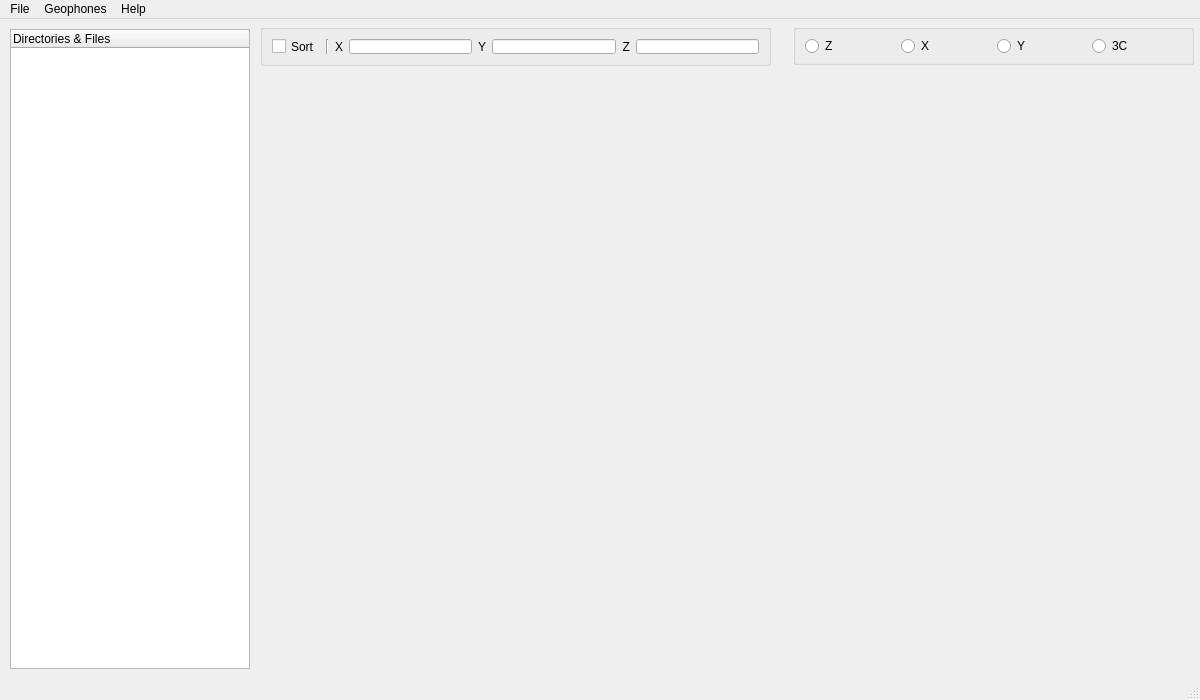
<?xml version="1.0" encoding="UTF-8"?>
<ui version="4.0">
 <class>WViewer</class>
 <widget class="QMainWindow" name="WViewer">
  <property name="geometry">
   <rect>
    <x>0</x>
    <y>0</y>
    <width>1200</width>
    <height>700</height>
   </rect>
  </property>
  <property name="sizePolicy">
   <sizepolicy hsizetype="MinimumExpanding" vsizetype="MinimumExpanding">
    <horstretch>0</horstretch>
    <verstretch>0</verstretch>
   </sizepolicy>
  </property>
  <property name="minimumSize">
   <size>
    <width>1200</width>
    <height>700</height>
   </size>
  </property>
  <property name="maximumSize">
   <size>
    <width>1200</width>
    <height>700</height>
   </size>
  </property>
  <property name="windowTitle">
   <string>MainWindow</string>
  </property>
  <widget class="QWidget" name="centralwidget">
   <widget class="QwtPlot" name="Plot3C">
    <property name="geometry">
     <rect>
      <x>260</x>
      <y>50</y>
      <width>930</width>
      <height>600</height>
     </rect>
    </property>
    <property name="minimumSize">
     <size>
      <width>930</width>
      <height>600</height>
     </size>
    </property>
    <property name="maximumSize">
     <size>
      <width>0</width>
      <height>0</height>
     </size>
    </property>
   </widget>
   <widget class="QTreeWidget" name="treeWidget">
    <property name="geometry">
     <rect>
      <x>10</x>
      <y>10</y>
      <width>240</width>
      <height>640</height>
     </rect>
    </property>
    <property name="minimumSize">
     <size>
      <width>240</width>
      <height>640</height>
     </size>
    </property>
    <property name="maximumSize">
     <size>
      <width>0</width>
      <height>0</height>
     </size>
    </property>
    <column>
     <property name="text">
      <string notr="true">Directories &amp; Files</string>
     </property>
    </column>
   </widget>
   <widget class="QGroupBox" name="groupBox">
    <property name="geometry">
     <rect>
      <x>793</x>
      <y>5</y>
      <width>401</width>
      <height>41</height>
     </rect>
    </property>
    <property name="title">
     <string/>
    </property>
    <layout class="QGridLayout" name="gridLayout_2">
     <item row="0" column="0">
      <layout class="QHBoxLayout" name="horizontalLayout_2">
       <item>
        <widget class="QRadioButton" name="rbtZ">
         <property name="text">
          <string>Z</string>
         </property>
        </widget>
       </item>
       <item>
        <widget class="QRadioButton" name="rbtX">
         <property name="text">
          <string>X</string>
         </property>
        </widget>
       </item>
       <item>
        <widget class="QRadioButton" name="rbtY">
         <property name="text">
          <string>Y</string>
         </property>
        </widget>
       </item>
       <item>
        <widget class="QRadioButton" name="rbt3C">
         <property name="text">
          <string>3C</string>
         </property>
        </widget>
       </item>
      </layout>
     </item>
    </layout>
   </widget>
   <widget class="QGroupBox" name="groupBox_2">
    <property name="geometry">
     <rect>
      <x>260</x>
      <y>5</y>
      <width>511</width>
      <height>42</height>
     </rect>
    </property>
    <property name="title">
     <string/>
    </property>
    <layout class="QGridLayout" name="gridLayout">
     <item row="0" column="0">
      <layout class="QHBoxLayout" name="horizontalLayout">
       <item>
        <widget class="QCheckBox" name="cbxSort">
         <property name="text">
          <string>Sort</string>
         </property>
        </widget>
       </item>
       <item>
        <widget class="Line" name="line">
         <property name="orientation">
          <enum>Qt::Vertical</enum>
         </property>
        </widget>
       </item>
       <item>
        <widget class="QLabel" name="label">
         <property name="text">
          <string>X</string>
         </property>
         <property name="alignment">
          <set>Qt::AlignRight|Qt::AlignTrailing|Qt::AlignVCenter</set>
         </property>
        </widget>
       </item>
       <item>
        <widget class="QLineEdit" name="edtX"/>
       </item>
       <item>
        <widget class="QLabel" name="label_2">
         <property name="text">
          <string>Y</string>
         </property>
         <property name="alignment">
          <set>Qt::AlignRight|Qt::AlignTrailing|Qt::AlignVCenter</set>
         </property>
        </widget>
       </item>
       <item>
        <widget class="QLineEdit" name="edtY"/>
       </item>
       <item>
        <widget class="QLabel" name="label_3">
         <property name="text">
          <string>Z</string>
         </property>
         <property name="alignment">
          <set>Qt::AlignRight|Qt::AlignTrailing|Qt::AlignVCenter</set>
         </property>
        </widget>
       </item>
       <item>
        <widget class="QLineEdit" name="edtZ"/>
       </item>
      </layout>
     </item>
    </layout>
   </widget>
  </widget>
  <widget class="QMenuBar" name="menubar">
   <property name="geometry">
    <rect>
     <x>0</x>
     <y>0</y>
     <width>1200</width>
     <height>21</height>
    </rect>
   </property>
   <widget class="QMenu" name="menuOpen">
    <property name="title">
     <string>File</string>
    </property>
    <addaction name="actionSelectDirectory"/>
   </widget>
   <widget class="QMenu" name="menuGeophones">
    <property name="title">
     <string>Geophones</string>
    </property>
    <addaction name="actionLoad"/>
   </widget>
   <widget class="QMenu" name="menuAbout">
    <property name="title">
     <string>Help</string>
    </property>
    <addaction name="actionAbout"/>
   </widget>
   <addaction name="menuOpen"/>
   <addaction name="menuGeophones"/>
   <addaction name="menuAbout"/>
  </widget>
  <widget class="QStatusBar" name="statusbar"/>
  <action name="actionSelectDirectory">
   <property name="icon">
    <iconset resource="resources.qrc">
     <normaloff>:/resources/open.png</normaloff>:/resources/open.png</iconset>
   </property>
   <property name="text">
    <string>Select Directory...</string>
   </property>
  </action>
  <action name="actionLoad">
   <property name="icon">
    <iconset resource="resources.qrc">
     <normaloff>:/resources/open.png</normaloff>:/resources/open.png</iconset>
   </property>
   <property name="text">
    <string>Load...</string>
   </property>
  </action>
  <action name="actionAbout">
   <property name="text">
    <string>About</string>
   </property>
  </action>
 </widget>
 <customwidgets>
  <customwidget>
   <class>QwtPlot</class>
   <extends>QFrame</extends>
   <header>qwt_plot.h</header>
   <container>1</container>
  </customwidget>
 </customwidgets>
 <resources>
  <include location="resources.qrc"/>
 </resources>
 <connections/>
</ui>
